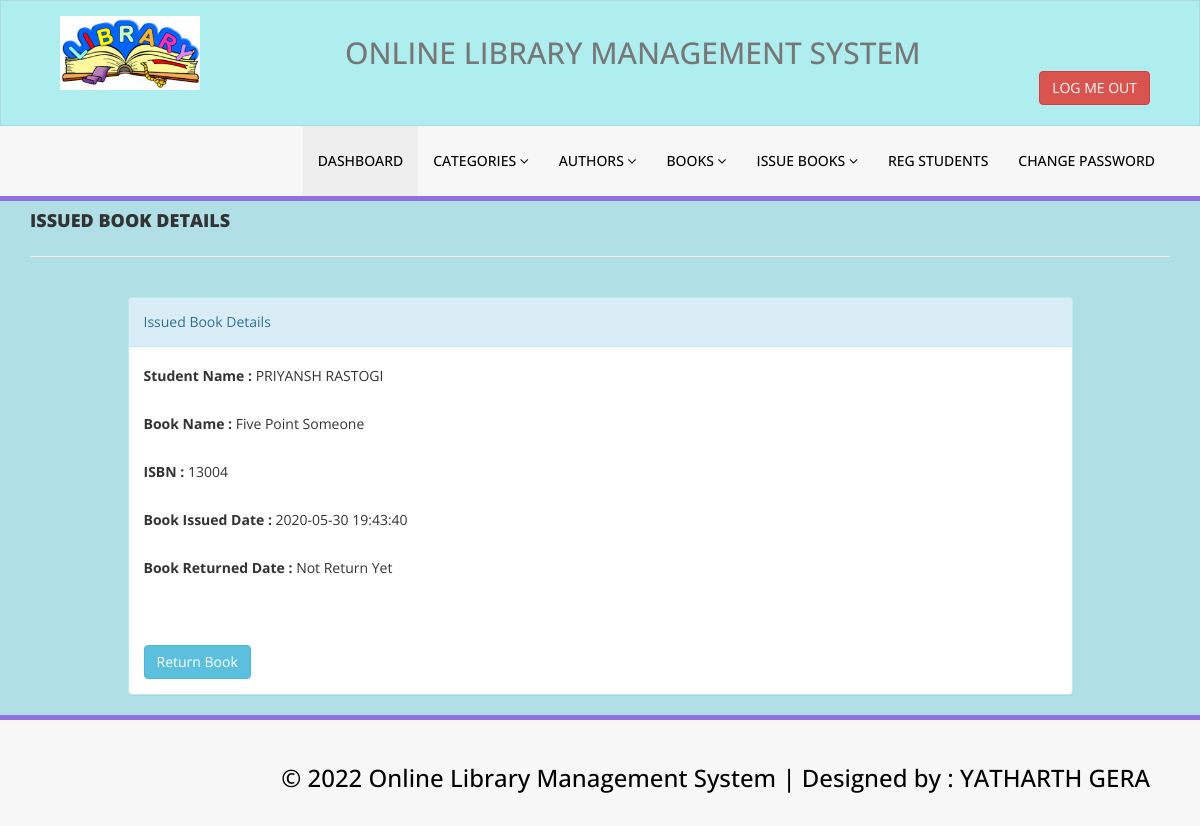
Page /admin/update-issue-bookdeails.php?rid=10 (signed in) on the committed database.
### tables this page shows
CREATE TABLE `tblissuedbookdetails` (
  `id` int(11) NOT NULL,
  `BookId` int(11) DEFAULT NULL,
  `StudentID` varchar(150) DEFAULT NULL,
  `IssuesDate` timestamp NULL DEFAULT current_timestamp(),
  `ReturnDate` timestamp NULL DEFAULT NULL ON UPDATE current_timestamp(),
  `RetrunStatus` int(1) DEFAULT NULL,
  `fine` int(11) DEFAULT NULL
);

CREATE TABLE `tblstudents` (
  `id` int(11) NOT NULL,
  `StudentId` varchar(100) DEFAULT NULL,
  `FullName` varchar(120) DEFAULT NULL,
  `EmailId` varchar(120) DEFAULT NULL,
  `MobileNumber` char(11) DEFAULT NULL,
  `Password` varchar(120) DEFAULT NULL,
  `Status` int(1) DEFAULT NULL,
  `RegDate` timestamp NULL DEFAULT current_timestamp(),
  `UpdationDate` timestamp NULL DEFAULT NULL ON UPDATE current_timestamp()
);

CREATE TABLE `tblbooks` (
  `id` int(11) NOT NULL,
  `BookName` varchar(255) DEFAULT NULL,
  `CatId` int(11) DEFAULT NULL,
  `AuthorId` int(11) DEFAULT NULL,
  `ISBNNumber` int(11) DEFAULT NULL,
  `BookPrice` int(11) DEFAULT NULL,
  `RegDate` timestamp NULL DEFAULT current_timestamp(),
  `UpdationDate` timestamp NULL DEFAULT NULL ON UPDATE current_timestamp()
);

### admin/update-issue-bookdeails.php (the view, shortened to what this page needs)
<?php
include('includes/config.php');
if(strlen($_SESSION['alogin'])==0)
    {
header('location:index.php');
}
else{
?>
<!DOCTYPE html>
<html xmlns="http://www.w3.org/1999/xhtml">
<head>
    <link href="assets/css/bootstrap.css" rel="stylesheet" />
    <link href="assets/css/font-awesome.css" rel="stylesheet" />
    <link href="assets/css/style.css" rel="stylesheet" />
</head>
<body style="background-color:PowderBlue;">
<?php include('includes/header.php');?>
    <div class="content-wra
    <div class="content-wrapper">
         <div class="container">
        <div class="row pad-botm">
            <div class="col-md-12">
                <h4 class="header-line">Issued Book Details</h4>
                            </div>
</div>
<div class="row">
<div class="col-md-10 col-sm-6 col-xs-12 col-md-offset-1"">
<div class="panel panel-info">
<div class="panel-heading">
Issued Book Details
</div>
<div class="panel-body">
<form role="form" method="post">
<?php
$rid=intval($_GET['rid']);
$sql = "SELECT tblstudents.FullName,tblbooks.BookName,tblbooks.ISBNNumber,tblissuedbookdetails.IssuesDate,tblissuedbookdetails.ReturnDate,tblissuedbookdetails.id as rid,tblissuedbookdetails.fine,tblissuedbookdetails.RetrunStatus from  tblissuedbookdetails join tblstudents on tblstudents.StudentId=tblissuedbookdetails.StudentId join tblbooks on tblbooks.id=tblissuedbookdetails.BookId where tblissuedbookdetails.id=:rid";
$query = $dbh -> prepare($sql);
$query->bindParam(':rid',$rid,PDO::PARAM_STR);
$query->execute();
$results=$query->fetchAll(PDO::FETCH_OBJ);
if($query->rowCount() > 0)
{
foreach($results as $result)
{               ?>
<div class="form-group">
<label>Student Name :</label>
<?php echo htmlentities($result->FullName);?>
</div>
<div class="form-group">
<label>Book Name :</label>
<?php echo htmlentities($result->BookName);?>
</div>
<div class="form-group">
<label>ISBN :</label>
<?php echo htmlentities($result->ISBNNumber);?>
</div>
<div class="form-group">
<label>Book Issued Date :</label>
<?php echo htmlentities($result->IssuesDate);?>
</div>
<div class="form-group">
<label>Book Returned Date :</label>
<?php if($result->ReturnDate=="")
                                            {
                                                echo htmlentities("Not Return Yet");
                                            } else {
                                            echo htmlentities($result->ReturnDate);
}
                                            ?>
</div>
<div class="form-group">
</div>
 <?php if($result->RetrunStatus==0){?>
<button type="submit" name="return" id="submit" class="btn btn-info">Return Book </button>
 </div>
<?php }}} ?>
                            </div>
                        </div>
                            </div>
        </div>
    </div>
  <?php include('includes/footer.php');?>
</body>
</html>
<?php } ?>

### admin/assets/css/style.css (style rules this page uses)
.header-line { font-weight:900; padding-bottom:25px; border-bottom:1px solid #eeeeee; text-transform:uppercase; }
.pad-botm { padding-bottom:30px; }

### rows in the picture
tblissuedbookdetails: tblstudents.FullName "PRIYANSH RASTOGI", BookId.BookName "Five Point Someone", BookId.ISBNNumber "13004", IssuesDate "2020-05-30 19:43:40", shows "Return Book"
